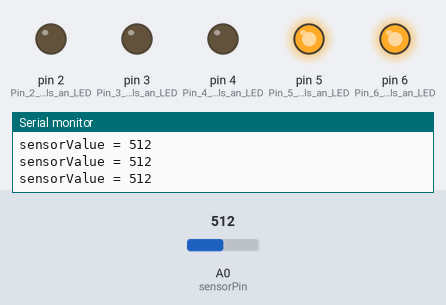
Bench run of a sketch on a simulated Arduino Uno, built with avr-gcc and run on an emulated ATmega328P. Shown: output pins drawn as LEDs (lit = HIGH), the last lines printed to the serial monitor. The test bench sets the inputs (shaded band); at power-on: A0 (sensorPin) = 512.

Above: at 1.2 s.
1.3 s: A0 (sensorPin) set to 505
At 2.5 s:
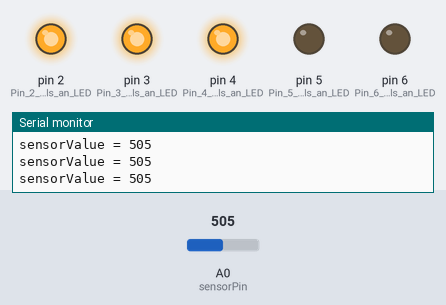
2.8 s: A0 (sensorPin) set to 522
At 4.0 s:
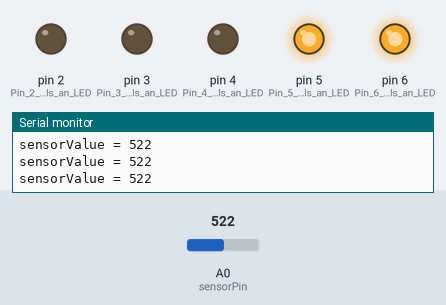
5.8 s: A0 (sensorPin) set to 511
At 6.9 s:
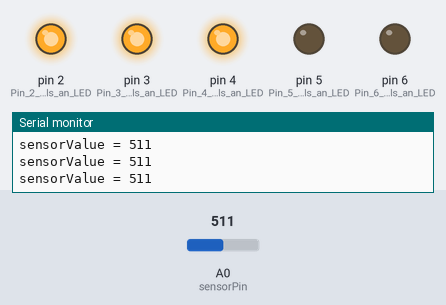
Timing chart, 0 to 8.8 s (numbered marks = the images above; inputs shaded):
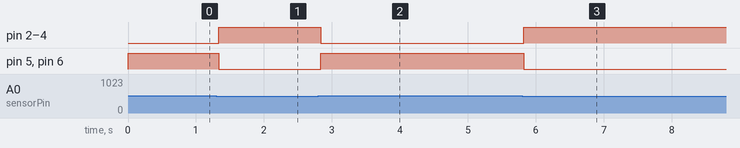

The sketch:

5leds.ino
```cpp
/*
   This program reads the analog value on A0. If the value is under 512,
   some LEDs turn ON. If it's above 512, the other LEDs turn ON instead.
*/

// Store which pin the sensor is connected to
int sensorPin = A0;

void setup() {
  // Start the Serial Monitor at 9600 baud
  Serial.begin(9600);

  // Set all LED pins as OUTPUT
  pinMode(6, OUTPUT);  // Pin 6 controls an LED
  pinMode(5, OUTPUT);  // Pin 5 controls an LED
  pinMode(4, OUTPUT);  // Pin 4 controls an LED
  pinMode(3, OUTPUT);  // Pin 3 controls an LED
  pinMode(2, OUTPUT);  // Pin 2 controls an LED
}

void loop() {
  // Read the sensor value from A0 (0 to 1023)
  int sensorValue = analogRead(sensorPin);

  // Print the label "sensorValue = "
  Serial.print("sensorValue = ");

  // Print the actual value read from A0
  Serial.println(sensorValue);

  // Check if the value is below 512
  if (sensorValue < 512) {

    // Turn ON LEDs on pins 2, 3, 4
    digitalWrite(2, HIGH);
    digitalWrite(3, HIGH);
    digitalWrite(4, HIGH);

    // Turn OFF LEDs on pins 5 and 6
    digitalWrite(5, LOW);
    digitalWrite(6, LOW);
  }
  else {
    // Turn OFF LEDs on pins 2, 3, 4
    digitalWrite(2, LOW);
    digitalWrite(3, LOW);
    digitalWrite(4, LOW);

    // Turn ON LEDs on pins 6 and 5
    digitalWrite(6, HIGH);
    digitalWrite(5, HIGH);
  }
}
```

Measured:
- the behaviour switches between 512 and 511 on A0 (sensorPin) (found by bisection; images 0 and 1)
- after the input at 1.3 s, pin 2 (Pin_2_controls_an_LED), pin 3 (Pin_3_controls_an_LED), pin 4 (Pin_4_controls_an_LED): LOW → HIGH at once; pin 5 (Pin_5_controls_an_LED), pin 6 (Pin_6_controls_an_LED): HIGH → LOW at once
- after the input at 2.8 s, pin 2 (Pin_2_controls_an_LED), pin 3 (Pin_3_controls_an_LED), pin 4 (Pin_4_controls_an_LED): HIGH → LOW at once; pin 5 (Pin_5_controls_an_LED), pin 6 (Pin_6_controls_an_LED): LOW → HIGH at once
- after the input at 5.8 s, pin 2 (Pin_2_controls_an_LED), pin 3 (Pin_3_controls_an_LED), pin 4 (Pin_4_controls_an_LED): LOW → HIGH at once; pin 5 (Pin_5_controls_an_LED), pin 6 (Pin_6_controls_an_LED): HIGH → LOW at once
